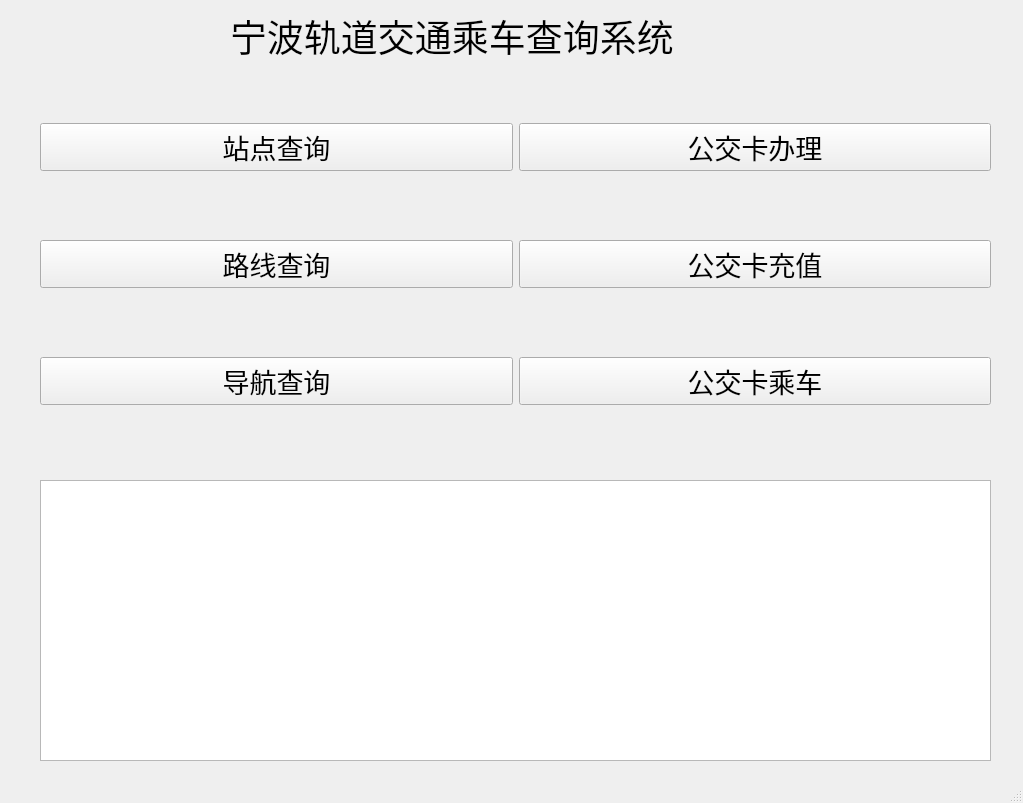
<?xml version="1.0" encoding="UTF-8"?>
<ui version="4.0">
 <class>MainWindow</class>
 <widget class="QMainWindow" name="MainWindow">
  <property name="geometry">
   <rect>
    <x>0</x>
    <y>0</y>
    <width>1023</width>
    <height>803</height>
   </rect>
  </property>
  <property name="windowTitle">
   <string>MainWindow</string>
  </property>
  <property name="styleSheet">
   <string notr="true"/>
  </property>
  <widget class="QWidget" name="centralwidget">
   <property name="styleSheet">
    <string notr="true"/>
   </property>
   <widget class="QLabel" name="label">
    <property name="geometry">
     <rect>
      <x>230</x>
      <y>10</y>
      <width>611</width>
      <height>51</height>
     </rect>
    </property>
    <property name="palette">
     <palette>
      <active>
       <colorrole role="WindowText">
        <brush brushstyle="SolidPattern">
         <color alpha="255">
          <red>0</red>
          <green>0</green>
          <blue>0</blue>
         </color>
        </brush>
       </colorrole>
       <colorrole role="Button">
        <brush brushstyle="SolidPattern">
         <color alpha="255">
          <red>163</red>
          <green>180</green>
          <blue>167</blue>
         </color>
        </brush>
       </colorrole>
       <colorrole role="Light">
        <brush brushstyle="SolidPattern">
         <color alpha="255">
          <red>246</red>
          <green>255</green>
          <blue>249</blue>
         </color>
        </brush>
       </colorrole>
       <colorrole role="Midlight">
        <brush brushstyle="SolidPattern">
         <color alpha="255">
          <red>204</red>
          <green>217</green>
          <blue>208</blue>
         </color>
        </brush>
       </colorrole>
       <colorrole role="Dark">
        <brush brushstyle="SolidPattern">
         <color alpha="255">
          <red>81</red>
          <green>90</green>
          <blue>83</blue>
         </color>
        </brush>
       </colorrole>
       <colorrole role="Mid">
        <brush brushstyle="SolidPattern">
         <color alpha="255">
          <red>109</red>
          <green>120</green>
          <blue>111</blue>
         </color>
        </brush>
       </colorrole>
       <colorrole role="Text">
        <brush brushstyle="SolidPattern">
         <color alpha="255">
          <red>0</red>
          <green>0</green>
          <blue>0</blue>
         </color>
        </brush>
       </colorrole>
       <colorrole role="BrightText">
        <brush brushstyle="SolidPattern">
         <color alpha="255">
          <red>255</red>
          <green>255</green>
          <blue>255</blue>
         </color>
        </brush>
       </colorrole>
       <colorrole role="ButtonText">
        <brush brushstyle="SolidPattern">
         <color alpha="255">
          <red>0</red>
          <green>0</green>
          <blue>0</blue>
         </color>
        </brush>
       </colorrole>
       <colorrole role="Base">
        <brush brushstyle="SolidPattern">
         <color alpha="255">
          <red>255</red>
          <green>255</green>
          <blue>255</blue>
         </color>
        </brush>
       </colorrole>
       <colorrole role="Window">
        <brush brushstyle="SolidPattern">
         <color alpha="255">
          <red>163</red>
          <green>180</green>
          <blue>167</blue>
         </color>
        </brush>
       </colorrole>
       <colorrole role="Shadow">
        <brush brushstyle="SolidPattern">
         <color alpha="255">
          <red>0</red>
          <green>0</green>
          <blue>0</blue>
         </color>
        </brush>
       </colorrole>
       <colorrole role="AlternateBase">
        <brush brushstyle="SolidPattern">
         <color alpha="255">
          <red>209</red>
          <green>217</green>
          <blue>211</blue>
         </color>
        </brush>
       </colorrole>
       <colorrole role="ToolTipBase">
        <brush brushstyle="SolidPattern">
         <color alpha="255">
          <red>255</red>
          <green>255</green>
          <blue>220</blue>
         </color>
        </brush>
       </colorrole>
       <colorrole role="ToolTipText">
        <brush brushstyle="SolidPattern">
         <color alpha="255">
          <red>0</red>
          <green>0</green>
          <blue>0</blue>
         </color>
        </brush>
       </colorrole>
      </active>
      <inactive>
       <colorrole role="WindowText">
        <brush brushstyle="SolidPattern">
         <color alpha="255">
          <red>0</red>
          <green>0</green>
          <blue>0</blue>
         </color>
        </brush>
       </colorrole>
       <colorrole role="Button">
        <brush brushstyle="SolidPattern">
         <color alpha="255">
          <red>163</red>
          <green>180</green>
          <blue>167</blue>
         </color>
        </brush>
       </colorrole>
       <colorrole role="Light">
        <brush brushstyle="SolidPattern">
         <color alpha="255">
          <red>246</red>
          <green>255</green>
          <blue>249</blue>
         </color>
        </brush>
       </colorrole>
       <colorrole role="Midlight">
        <brush brushstyle="SolidPattern">
         <color alpha="255">
          <red>204</red>
          <green>217</green>
          <blue>208</blue>
         </color>
        </brush>
       </colorrole>
       <colorrole role="Dark">
        <brush brushstyle="SolidPattern">
         <color alpha="255">
          <red>81</red>
          <green>90</green>
          <blue>83</blue>
         </color>
        </brush>
       </colorrole>
       <colorrole role="Mid">
        <brush brushstyle="SolidPattern">
         <color alpha="255">
          <red>109</red>
          <green>120</green>
          <blue>111</blue>
         </color>
        </brush>
       </colorrole>
       <colorrole role="Text">
        <brush brushstyle="SolidPattern">
         <color alpha="255">
          <red>0</red>
          <green>0</green>
          <blue>0</blue>
         </color>
        </brush>
       </colorrole>
       <colorrole role="BrightText">
        <brush brushstyle="SolidPattern">
         <color alpha="255">
          <red>255</red>
          <green>255</green>
          <blue>255</blue>
         </color>
        </brush>
       </colorrole>
       <colorrole role="ButtonText">
        <brush brushstyle="SolidPattern">
         <color alpha="255">
          <red>0</red>
          <green>0</green>
          <blue>0</blue>
         </color>
        </brush>
       </colorrole>
       <colorrole role="Base">
        <brush brushstyle="SolidPattern">
         <color alpha="255">
          <red>255</red>
          <green>255</green>
          <blue>255</blue>
         </color>
        </brush>
       </colorrole>
       <colorrole role="Window">
        <brush brushstyle="SolidPattern">
         <color alpha="255">
          <red>163</red>
          <green>180</green>
          <blue>167</blue>
         </color>
        </brush>
       </colorrole>
       <colorrole role="Shadow">
        <brush brushstyle="SolidPattern">
         <color alpha="255">
          <red>0</red>
          <green>0</green>
          <blue>0</blue>
         </color>
        </brush>
       </colorrole>
       <colorrole role="AlternateBase">
        <brush brushstyle="SolidPattern">
         <color alpha="255">
          <red>209</red>
          <green>217</green>
          <blue>211</blue>
         </color>
        </brush>
       </colorrole>
       <colorrole role="ToolTipBase">
        <brush brushstyle="SolidPattern">
         <color alpha="255">
          <red>255</red>
          <green>255</green>
          <blue>220</blue>
         </color>
        </brush>
       </colorrole>
       <colorrole role="ToolTipText">
        <brush brushstyle="SolidPattern">
         <color alpha="255">
          <red>0</red>
          <green>0</green>
          <blue>0</blue>
         </color>
        </brush>
       </colorrole>
      </inactive>
      <disabled>
       <colorrole role="WindowText">
        <brush brushstyle="SolidPattern">
         <color alpha="255">
          <red>81</red>
          <green>90</green>
          <blue>83</blue>
         </color>
        </brush>
       </colorrole>
       <colorrole role="Button">
        <brush brushstyle="SolidPattern">
         <color alpha="255">
          <red>163</red>
          <green>180</green>
          <blue>167</blue>
         </color>
        </brush>
       </colorrole>
       <colorrole role="Light">
        <brush brushstyle="SolidPattern">
         <color alpha="255">
          <red>246</red>
          <green>255</green>
          <blue>249</blue>
         </color>
        </brush>
       </colorrole>
       <colorrole role="Midlight">
        <brush brushstyle="SolidPattern">
         <color alpha="255">
          <red>204</red>
          <green>217</green>
          <blue>208</blue>
         </color>
        </brush>
       </colorrole>
       <colorrole role="Dark">
        <brush brushstyle="SolidPattern">
         <color alpha="255">
          <red>81</red>
          <green>90</green>
          <blue>83</blue>
         </color>
        </brush>
       </colorrole>
       <colorrole role="Mid">
        <brush brushstyle="SolidPattern">
         <color alpha="255">
          <red>109</red>
          <green>120</green>
          <blue>111</blue>
         </color>
        </brush>
       </colorrole>
       <colorrole role="Text">
        <brush brushstyle="SolidPattern">
         <color alpha="255">
          <red>81</red>
          <green>90</green>
          <blue>83</blue>
         </color>
        </brush>
       </colorrole>
       <colorrole role="BrightText">
        <brush brushstyle="SolidPattern">
         <color alpha="255">
          <red>255</red>
          <green>255</green>
          <blue>255</blue>
         </color>
        </brush>
       </colorrole>
       <colorrole role="ButtonText">
        <brush brushstyle="SolidPattern">
         <color alpha="255">
          <red>81</red>
          <green>90</green>
          <blue>83</blue>
         </color>
        </brush>
       </colorrole>
       <colorrole role="Base">
        <brush brushstyle="SolidPattern">
         <color alpha="255">
          <red>163</red>
          <green>180</green>
          <blue>167</blue>
         </color>
        </brush>
       </colorrole>
       <colorrole role="Window">
        <brush brushstyle="SolidPattern">
         <color alpha="255">
          <red>163</red>
          <green>180</green>
          <blue>167</blue>
         </color>
        </brush>
       </colorrole>
       <colorrole role="Shadow">
        <brush brushstyle="SolidPattern">
         <color alpha="255">
          <red>0</red>
          <green>0</green>
          <blue>0</blue>
         </color>
        </brush>
       </colorrole>
       <colorrole role="AlternateBase">
        <brush brushstyle="SolidPattern">
         <color alpha="255">
          <red>163</red>
          <green>180</green>
          <blue>167</blue>
         </color>
        </brush>
       </colorrole>
       <colorrole role="ToolTipBase">
        <brush brushstyle="SolidPattern">
         <color alpha="255">
          <red>255</red>
          <green>255</green>
          <blue>220</blue>
         </color>
        </brush>
       </colorrole>
       <colorrole role="ToolTipText">
        <brush brushstyle="SolidPattern">
         <color alpha="255">
          <red>0</red>
          <green>0</green>
          <blue>0</blue>
         </color>
        </brush>
       </colorrole>
      </disabled>
     </palette>
    </property>
    <property name="font">
     <font>
      <family>楷体</family>
      <pointsize>28</pointsize>
     </font>
    </property>
    <property name="text">
     <string>宁波轨道交通乘车查询系统</string>
    </property>
   </widget>
   <widget class="QWidget" name="layoutWidget">
    <property name="geometry">
     <rect>
      <x>40</x>
      <y>60</y>
      <width>951</width>
      <height>411</height>
     </rect>
    </property>
    <property name="font">
     <font>
      <family>微软雅黑</family>
      <weight>50</weight>
      <bold>false</bold>
     </font>
    </property>
    <property name="cursor">
     <cursorShape>ArrowCursor</cursorShape>
    </property>
    <layout class="QGridLayout" name="gridLayout">
     <item row="1" column="0">
      <widget class="QPushButton" name="pushButton_line">
       <property name="font">
        <font>
         <family>微软雅黑</family>
         <pointsize>20</pointsize>
         <weight>50</weight>
         <bold>false</bold>
        </font>
       </property>
       <property name="cursor">
        <cursorShape>ArrowCursor</cursorShape>
       </property>
       <property name="text">
        <string>路线查询</string>
       </property>
       <property name="icon">
        <iconset>
         <normaloff>yong.jpg</normaloff>yong.jpg</iconset>
       </property>
       <property name="autoDefault">
        <bool>false</bool>
       </property>
       <property name="flat">
        <bool>false</bool>
       </property>
      </widget>
     </item>
     <item row="0" column="0">
      <widget class="QPushButton" name="pushButton_station">
       <property name="font">
        <font>
         <family>微软雅黑</family>
         <pointsize>20</pointsize>
         <weight>50</weight>
         <bold>false</bold>
        </font>
       </property>
       <property name="cursor">
        <cursorShape>ArrowCursor</cursorShape>
       </property>
       <property name="text">
        <string>站点查询</string>
       </property>
       <property name="icon">
        <iconset>
         <normaloff>yong.jpg</normaloff>yong.jpg</iconset>
       </property>
       <property name="autoDefault">
        <bool>false</bool>
       </property>
       <property name="flat">
        <bool>false</bool>
       </property>
      </widget>
     </item>
     <item row="1" column="2">
      <widget class="QPushButton" name="pushButton_11">
       <property name="font">
        <font>
         <family>微软雅黑</family>
         <pointsize>20</pointsize>
         <weight>50</weight>
         <bold>false</bold>
        </font>
       </property>
       <property name="cursor">
        <cursorShape>ArrowCursor</cursorShape>
       </property>
       <property name="text">
        <string>公交卡充值</string>
       </property>
       <property name="icon">
        <iconset>
         <normaloff>yong.jpg</normaloff>yong.jpg</iconset>
       </property>
       <property name="autoDefault">
        <bool>false</bool>
       </property>
       <property name="flat">
        <bool>false</bool>
       </property>
      </widget>
     </item>
     <item row="0" column="2">
      <widget class="QPushButton" name="pushButton_14">
       <property name="font">
        <font>
         <family>微软雅黑</family>
         <pointsize>20</pointsize>
         <weight>50</weight>
         <bold>false</bold>
        </font>
       </property>
       <property name="cursor">
        <cursorShape>ArrowCursor</cursorShape>
       </property>
       <property name="text">
        <string>公交卡办理</string>
       </property>
       <property name="icon">
        <iconset>
         <normaloff>yong.jpg</normaloff>yong.jpg</iconset>
       </property>
       <property name="autoDefault">
        <bool>false</bool>
       </property>
       <property name="flat">
        <bool>false</bool>
       </property>
      </widget>
     </item>
     <item row="2" column="2">
      <widget class="QPushButton" name="pushButton_12">
       <property name="font">
        <font>
         <family>微软雅黑</family>
         <pointsize>20</pointsize>
         <weight>50</weight>
         <bold>false</bold>
        </font>
       </property>
       <property name="cursor">
        <cursorShape>ArrowCursor</cursorShape>
       </property>
       <property name="text">
        <string>公交卡乘车</string>
       </property>
       <property name="icon">
        <iconset>
         <normaloff>yong.jpg</normaloff>yong.jpg</iconset>
       </property>
       <property name="autoDefault">
        <bool>false</bool>
       </property>
       <property name="flat">
        <bool>false</bool>
       </property>
      </widget>
     </item>
     <item row="2" column="0">
      <widget class="QPushButton" name="pushButton_navi">
       <property name="font">
        <font>
         <family>微软雅黑</family>
         <pointsize>20</pointsize>
         <weight>50</weight>
         <bold>false</bold>
        </font>
       </property>
       <property name="cursor">
        <cursorShape>ArrowCursor</cursorShape>
       </property>
       <property name="text">
        <string>导航查询</string>
       </property>
       <property name="icon">
        <iconset>
         <normaloff>yong.jpg</normaloff>yong.jpg</iconset>
       </property>
       <property name="autoDefault">
        <bool>false</bool>
       </property>
       <property name="flat">
        <bool>false</bool>
       </property>
      </widget>
     </item>
    </layout>
   </widget>
   <widget class="QTextBrowser" name="textBrowser">
    <property name="geometry">
     <rect>
      <x>40</x>
      <y>480</y>
      <width>951</width>
      <height>281</height>
     </rect>
    </property>
   </widget>
  </widget>
  <widget class="QStatusBar" name="statusbar"/>
 </widget>
 <resources/>
 <connections/>
</ui>
